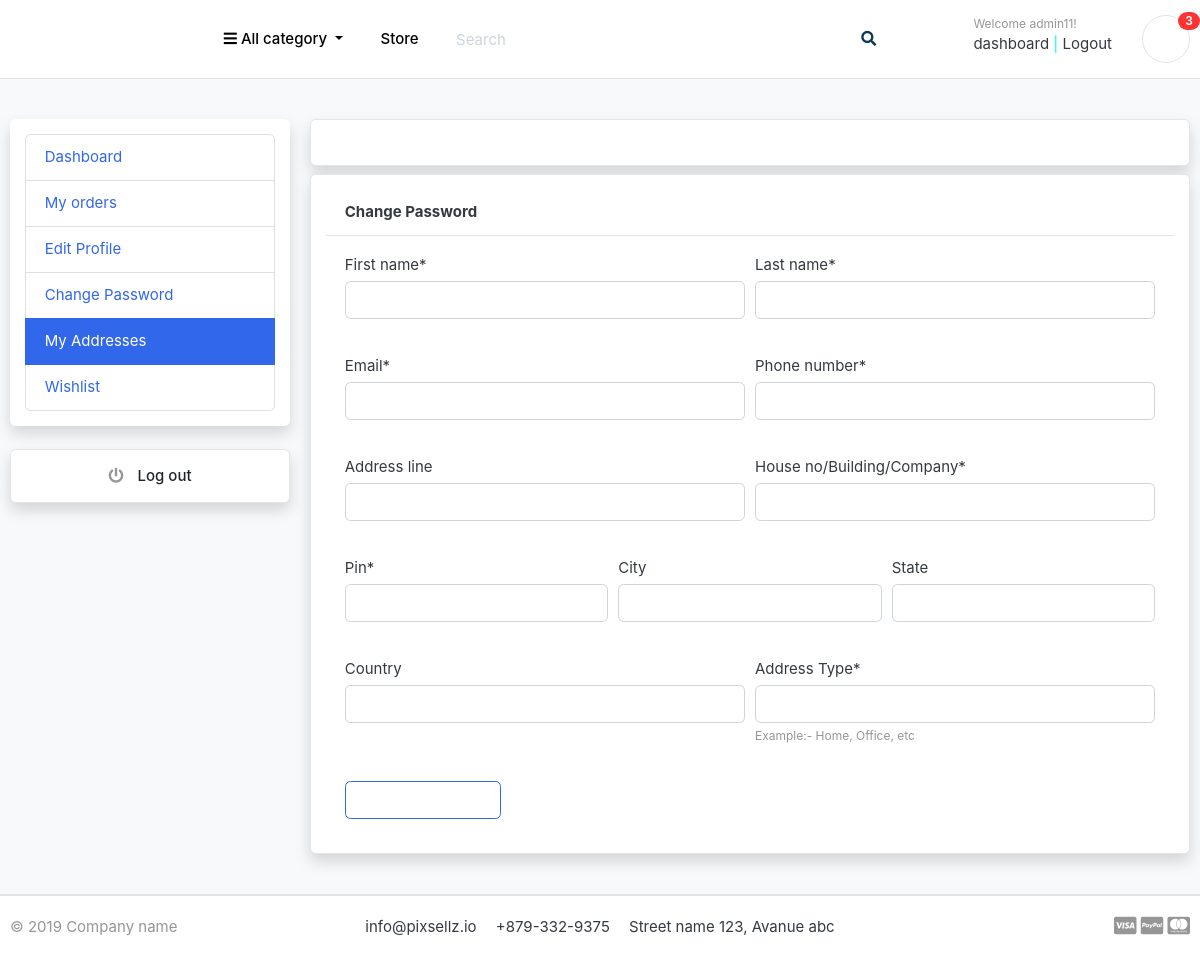
Before: /accounts/my_address/ (signed in) with the older database file.
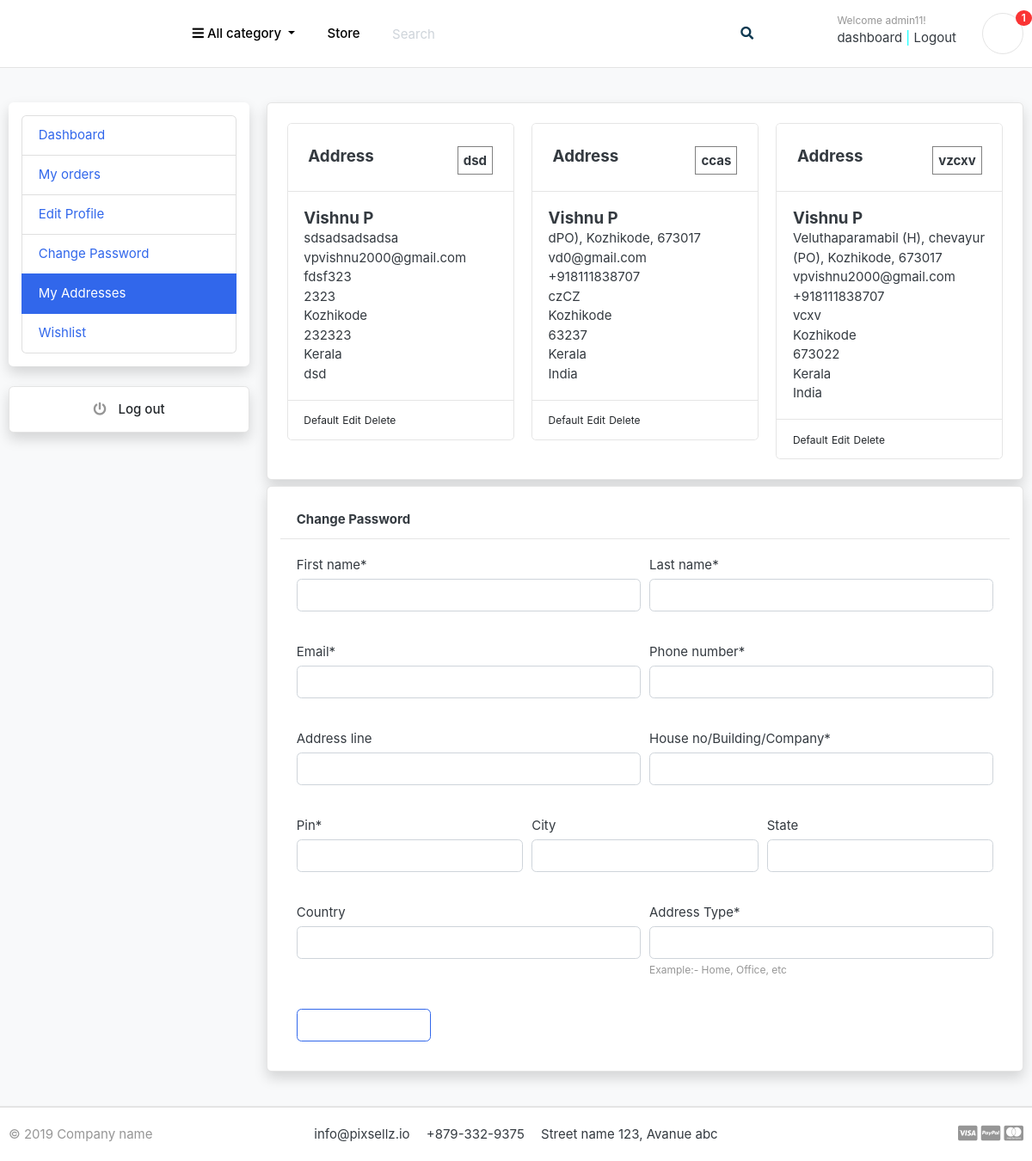
After: the same page with the newer database file.
### accounts/models.py (models this page shows, shortened)
class Address(models.Model):
    user = models.ForeignKey(Account, on_delete=models.CASCADE)
    first_name = models.CharField(max_length=50)
    last_name = models.CharField(max_length=50)
    email = models.CharField(max_length=50)
    phone_number = models.CharField(max_length=50)
    address_line = models.CharField(blank=True, max_length=100)
    house_no = models.CharField(max_length=255, verbose_name='House no/Building/Company')
    city = models.CharField(blank=True, max_length=20)
    state = models.CharField(blank=True, max_length=20)
    country = models.CharField(blank=True, max_length=20)
    pin = models.PositiveIntegerField()
    type = models.CharField(max_length=50, verbose_name='Address Type', help_text='Example:- Home, Office, etc',null=True)
    default = models.BooleanField(default=False)
    def full_name(self):
        return f'{self.first_name} {self.last_name}'

### accounts/views.py (the view, shortened to what this page needs)
# urls.py: path('my_address/', views.my_address, name='my_address'),
@login_required(login_url='signin')
def my_address(request):
    form = AddressForm()
    addresses = Address.objects.filter(user=request.user)
    context = {
        'form' : form,
        'addresses' : addresses
    }
    return render(request, 'user/my_address.html', context)

### accounts/forms.py
class AddressForm(forms.ModelForm):
    class Meta:
        model = Address
        fields = ['first_name', 'last_name', 'email', 'phone_number', 'address_line', 'house_no', 'city', 'state', 'country', 'pin', 'type']

### brand/context_processors.py (called while the page is built)
def menulinks(request):
    links = Brand.objects.all()
    return dict(link=links)

### carts/context_processors.py (called while the page is built)
def counter(request):
    cart_count = 0
    if 'admin' in request.path:
        return {}
    else:
        try:
            cart = Cart.objects.filter(cart_id=_cart_id(request))
            if request.user.is_authenticated:
                cart_items = CartItem.objects.all().filter(user=request.user)
            else:
                cart_items = CartItem.objects.all().filter(cart=cart[:1])
            for cart_item in cart_items:
                cart_count += cart_item.quantity
        except Cart.DoesNotExist:
            cart_item = 0
    return dict(cart_count=cart_count)

### carts/views.py (called while the page is built)
def _cart_id(request):
    cart = request.session.session_key
    if not cart:
        cart = request.session.create()
    return cart

### category/context_processors.py (called while the page is built)
def menu_links(request):
    links = Category.objects.all()
    return dict(links=links)

### category/models.py (called while the page is built)
    def get_url(self):
        return reverse('products_by_category', args=[self.slug])

### templates/user/my_address.html (shortened to what the changed rows need)
{% extends 'user/base.html' %}
{% load crispy_forms_filters %}
{% block content %}
<section class="section-conten padding-y bg">
    <div class="container">
        <div class="row">
        <main class="col-md-9">
            <div class="card shadow p-4 bg-white rounded">
                <div class="row row-cols-1 row-cols-md-2 g-4">
                    {% for address in addresses %}
                    <div class="col">
                      <div class="card">
                        <div class="card-header">
                            <div class="row">
                            <h5 class="mt-3 ml-3">Address</h5>
                            <h6 class="mt-3 ml-auto mr-3" style="border: 1px solid gray; padding: 6px;">{{address.type}}</h6>
                        </div>
                        </div>
                        <div class="card-body">
                          <h5 class="card-title mb-0">{{address.full_name}}</h5>
                          <p class="mb-0">{{address.address_line}}</p>
                          <p class="mb-0">{{address.email}}</p>
                          <p class="mb-0">{{address.phone_number}}</p>
                          <p class="mb-0">{{address.house_no}}</p>
                          <p class="mb-0">{{address.city}}</p>
                          <p class="mb-0">{{address.pin}}</p>
                          <p class="mb-0">{{address.state}}</p>
                          <p class="mb-0">{{address.country}}</p>
                          </div>
                          <div class="card-footer">
                            <small class="text-dark">Default</small>
                            <small class="text-dark">Edit</small>
                            <small class="text-dark">Delete</small>
                          </div>
                      </div>
                    </div>
                    {% endfor %}
            </div>
        </div>
            <article class="card shadow p-3 bg-white rounded mt-2">
            <header class="card-header">
            </header>
            <div class="card-body">
            </div>
            </article>
        </main>
    </div>
    </div>
    </section>
{% endblock %}

### templates/user/includes/navbar.html (shortened to what this page needs)
{% load static %}
<header class="section-header">
    <section class="header-main border-bottom">
        <div class="container">
    <div class="row align-items-center">
        <div class="col-lg-2 col-md-3 col-6">
            <a href="{% url 'homepage' %}" class="brand-wrap">
                <h3 style="color: white;">Gadgetcart</h3>
            </a>
        </div>
        <div class="col-lg col-sm col-md col-6 flex-grow-0">
            <div class="category-wrap dropdown d-inline-block float-right">
                <button type="button" class="btn btn-primary dropdown-toggle" data-toggle="dropdown" style="color: black; background-color: white; border-color: #ffffff">
                    <i class="fa fa-bars"></i> All category
                </button>
            </div>
        </div>
        <a href="{% url 'store' %}" class="btn btn-outline-primary" style="color: black; background-color: white; border-color: #ffffff">Store</a>
        <div class="col-lg  col-md-6 col-sm-12 col">
            <form action="{% url 'search' %}" class="search" method="get">
                <div class="input-group w-100">
                    <input type="text" class="form-control" style="width:60%; border-color: white;" placeholder="Search" name="keyword">
                    <div class="input-group-append">
                      <button class="btn btn-primary" type="submit" style="color: #0E3951; background-color: #ffffff; border-color: #ffffff">
                        <i class="fa fa-search"></i>
                      </button>
                    </div>
                </div>
            </form>
        </div>
        <div class="col-lg-3 col-sm-6 col-8 order-2 order-lg-3">
                    <div class="d-flex justify-content-end mb-3 mb-lg-0">
                        {% if user.id is None %}
                        <div class="widget-header">
                            <small class="title text-muted">Welcome guest!</small>
                            <div>
                                <a href="{% url 'signin' %}">Sign in</a> <span class="dark-transp" style="color: aqua;"> | </span>
                                <a href="{% url 'register' %}"> Register</a>
                            </div>
                        </div>
                        {% else %}
                        <div class="widget-header">
                            <small class="title text-muted">Welcome {{user.first_name}}!</small>
                            <div>
                                <a href="{% url 'dashboard' %}">dashboard</a> <span class="dark-transp" style="color: aqua;"> | </span>
                                <a href="{% url 'signout' %}"> Logout</a>
                            </div>
                        </div>
                        {% endif %}
                        <a href="{% url 'cart' %}" class="widget-header pl-3 ml-3">
                            <div class="icon icon-sm rounded-circle border" style="color: white;"><i class="fa fa-shopping-cart" style="color: white;"></i></div>
                            <span class="badge badge-pill badge-danger notify">{{ cart_count }}</span>
                        </a>
                    </div>
                </div>
    </div>
        </div>
    </section>
    </header>

Changed rows visible on the page:
added Address: type "dsd", full_name "Vishnu P", address_line "sdsadsadsadsa", email "vpvishnu2000@gmail.com", phone_number "fdsf323", house_no "2323", city "Kozhikode", pin "232323", state "Kerala", country "dsd"
added Address: type "ccas", full_name "Vishnu P", address_line "dPO), Kozhikode, 673017", email "vd0@gmail.com", phone_number "+918111838707", house_no "czCZ", city "Kozhikode", pin "63237", state "Kerala", country "India"
added Address: type "vzcxv", full_name "Vishnu P", address_line "Veluthaparamabil (H), chevayur (PO), Kozhikode, 673017", email "vpvishnu2000@gmail.com", phone_number "+918111838707", house_no "vcxv", city "Kozhikode", pin "673022", state "Kerala", country "India"
Other visible differences:
{{ cart_count }}: "3" → "1"
